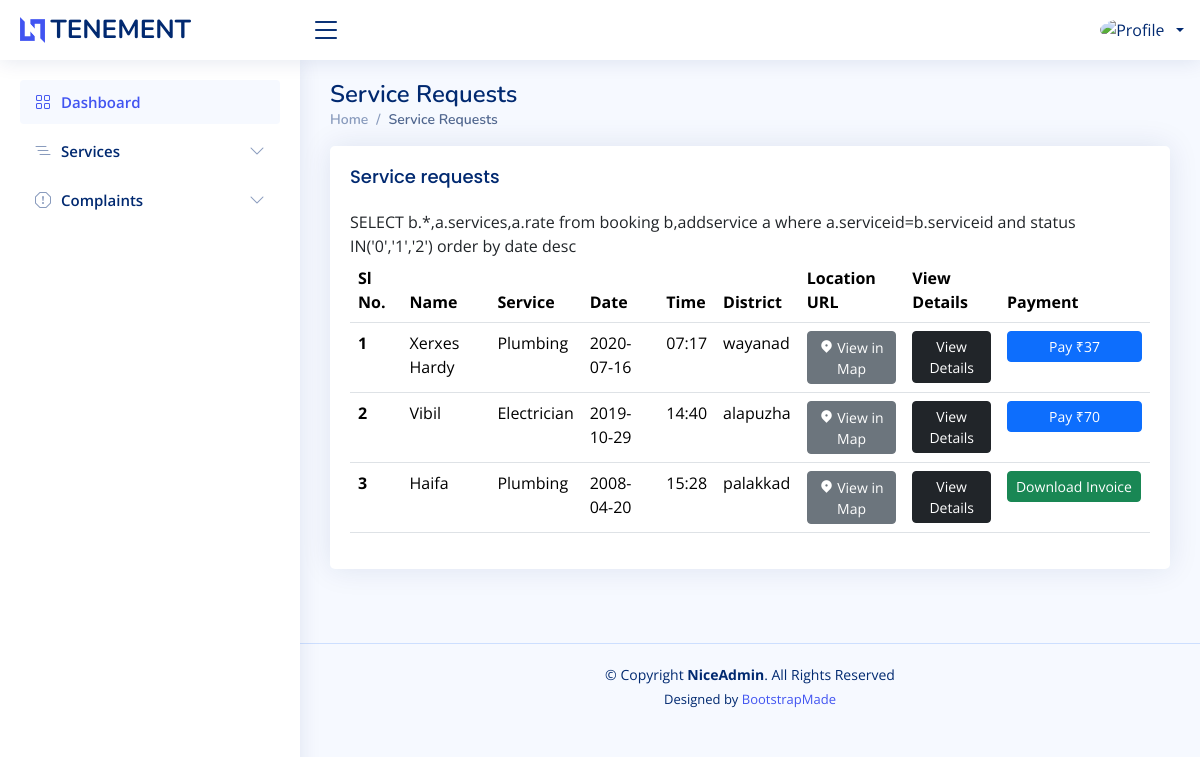
Before: /user/bookedservices.php with the older database file.
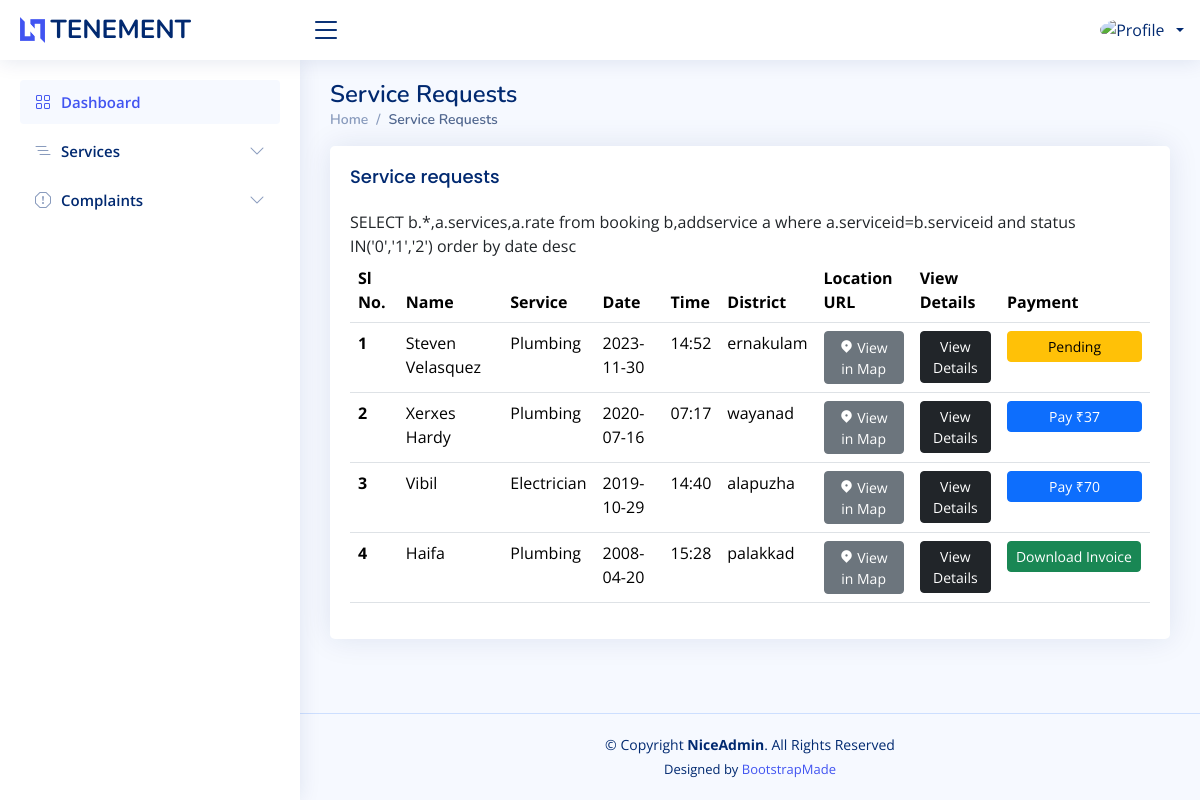
After: the same page with the newer database file.
### tables this page shows
CREATE TABLE `booking` (
  `bookingid` int(50) NOT NULL,
  `name` varchar(50) NOT NULL,
  `phone` varchar(50) NOT NULL,
  `date` date NOT NULL,
  `time` varchar(50) NOT NULL DEFAULT current_timestamp(),
  `address` varchar(200) NOT NULL,
  `district` varchar(50) NOT NULL,
  `city` varchar(50) NOT NULL,
  `instructions` varchar(300) NOT NULL,
  `landmark` varchar(100) NOT NULL,
  `url` varchar(100) NOT NULL,
  `status` int(20) NOT NULL,
  `email` varchar(50) NOT NULL,
  `serviceid` int(50) NOT NULL
);

CREATE TABLE `addservice` (
  `serviceid` int(100) NOT NULL,
  `services` varchar(100) NOT NULL,
  `description` varchar(500) NOT NULL,
  `experience` varchar(100) NOT NULL,
  `rate` varchar(100) NOT NULL,
  `email` varchar(50) NOT NULL
);

### connect.php (called while the page is built, shortened)
<?php
$dbname="tenement";
$conn=mysqli_connect("localhost","root","",$dbname);
function select_data($sql)
{
  global $conn;
  $res = mysqli_query($conn, $sql);
  if ($res)
    return $res;
  else
    return False;
}
?>

### user/bookedservices.php (the view, shortened to what this page needs)
<?php
include 'header.php';
?>
<main id="main" class="main">
  <div class="pagetitle">
    <h1>Service Requests</h1>
    <nav>
      <ol class="breadcrumb">
        <li class="breadcrumb-item"><a href="index.php">Home</a></li>
        <li class="breadcrumb-item active">Service Requests</li>
      </ol>
    </nav>
  </div>
  <section class="section dashboard">
    <div class="row">
      <section class="section">
        <div class="row">
          <div class="col-lg-12">
            <div class="card">
              <div class="card-body">
                <h5 class="card-title">Service requests</h5>
                <table class="table datatable">
                  <thead>
                    <tr>
                      <th scope="col">Sl No.</th>
                      <th scope="col">Name</th>
                      <th scope="col">Service</th>
                      <th scope="col">Date</th>
                      <th scope="col">Time</th>
                      <th scope="col">District</th>
                      <th scope="col">Location URL</th>
                      <th scope="col">View Details</th>
                      <th scope="col">Payment</th>
                    </tr>
                  </thead>
                  <tbody>
                    <?php
                    $sql1 = "SELECT b.*,a.services,a.rate from booking b,addservice a where  a.serviceid=b.serviceid  and  status IN('0','1','2') order by date desc";
                    $data1 = select_data($sql1);
                    $n = 1;
                    while ($row = mysqli_fetch_assoc($data1)) {
                    ?>
                      <tr>
                        <th scope='row'><?php echo $n++; ?></th>
                        <td><?php echo  $row['name'] ?></td>
                        <td><?php echo  $row['services'] ?></td>
                        <td><?php echo $row['date'] ?></td>
                        <td><?php echo $row['time'] ?></td>
                        <td> <?php echo $row['district']  ?></td>
                        <td> <a class="btn btn-secondary btn-sm" target="_blank" href="<?php echo $row['url']  ?>"><i class="  ri-map-pin-2-fill"></i> View in Map</a></td>
                        <td>
                          <div class="btn-group">
                            <a class="btn btn-dark btn-sm" data-bs-toggle="modal" data-bs-target="#verticalycentered2" onclick="passdes('<b>Name: </b><?php echo $row['name']; ?><br><b>Phone: </b><?php echo $row['phone']; ?><br><b>Service: </b><?php echo $row['services']; ?><br><b>Date: </b><?php echo $row['date']; ?><br><b>Time: </b><?php echo $row['time']; ?><br><b>Address: </b><?php echo $row['address']; ?><br><b>District: </b><?php echo $row['district']; ?><br><b>City: </b><?php echo $row['city']; ?><br><b>Instructions: </b><?php echo $row['instructions']; ?><br><b>Landmark: </b><?php echo $row['landmark']; ?><br><b>Email: </b><?php echo $row['email']; ?>')">View Details</a>
                          </div>
                        </td>
                        <td>
                          <?php
                          $status = $row['status'];
                          if ($status == '1') {
                          ?>
                            <div class="btn-group">
                              <a class="btn btn-primary btn-sm paybtn" onclick="(pay(' <?php echo $row['rate'];?>', <?php echo $row['bookingid'];?>))">Pay ₹<?php echo $row['rate'];?></a>
                            </div>
                          <?php
                          }
                          elseif ($status == '2') {
                          ?>
                            <div class="btn-group">
                              <a href="#" class="btn btn-success btn-sm">Download Invoice</a>
                            </div>
                          <?php
                          }
                          elseif ($status == '0') {
                            ?>
                              <div class="btn-group">
                                <p href="#" class="btn btn-warning btn-sm paybtn mb-0">Pending</a>
                              </div>
                            <?php
                            }
                          ?>
                        </td>
                      </tr>
                    <?php
                    }
                    ?>
                  </tbody>
                </table>
              </div>
            </div>
          </div>
        </div>
      </section>
</main>

Changed rows visible on the page:
added booking: name "Steven Velasquez", serviceid.services "Plumbing", date "2023-11-30", time "14:52", district "ernakulam", status "Pending"
